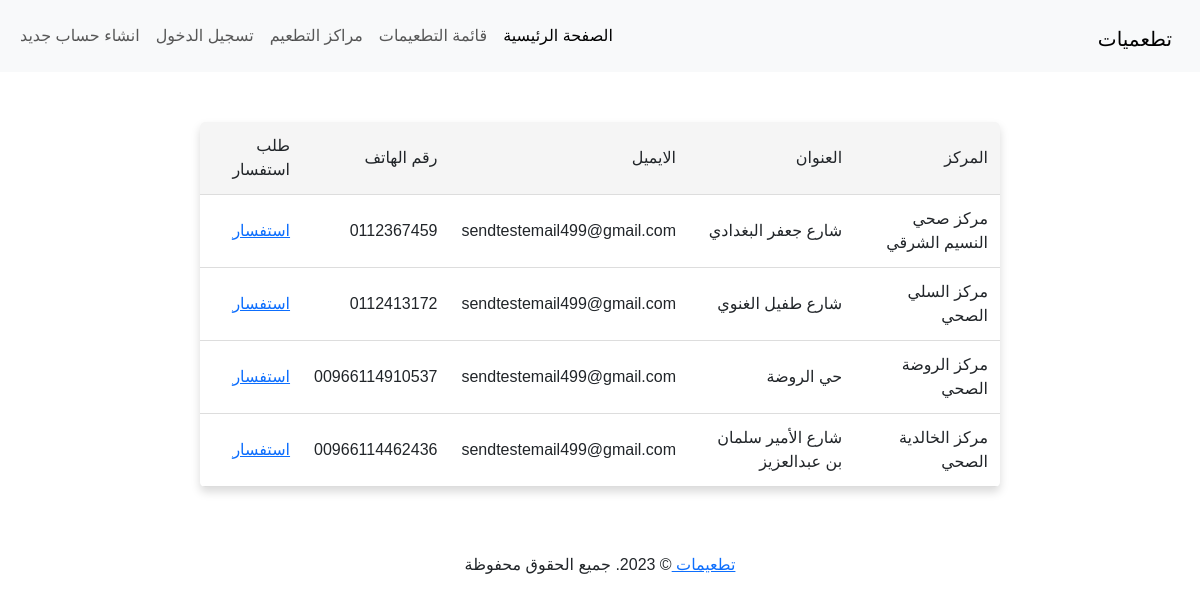
/health-centers/, run on the app's committed database.
### vaccines/models.py (models this page shows, shortened)
class HealthCenter(models.Model):
    name = models.CharField(max_length=100)
    address = models.CharField(max_length=200)
    email = models.EmailField()
    phone = models.CharField(null=True, blank=True, max_length=23)

### vaccines/views.py (the view)
# urls.py: path('health-centers/', views.health_centers_list, name='health-centers'),
def health_centers_list(request):
    centers = HealthCenter.objects.all()
    context = {'centers': centers}
    return render(request, 'vaccines/health_centers_list.html', context)

### vaccines/templates/vaccines/health_centers_list.html
{% extends 'base.html' %}
{% block content %}
    <div class="container">
        <div class="table-container">
            <table>
                <thead>
                <tr>
                    <th class="text-right">المركز</th>
                    <th class="text-right">العنوان</th>
                    <th class="text-right">الايميل</th>
                    <th class="text-right">رقم الهاتف</th>
                    <th class="text-right">طلب استفسار</th>
                </tr>
                </thead>
                <tbody>
                {% for health_center in centers %}
                    <tr>
                        <td>{{ health_center.name }}</td>
                        <td>{{ health_center.address }}</td>
                        <td>{{ health_center.email }}</td>
                        <td>{{ health_center.phone }}</td>
                        <td><a href="{% url 'vaccines:send_email' health_center.id %}">استفسار</a></td>
                    </tr>
                {% endfor %}
                </tbody>
            </table>
        </div>
    </div>
{% endblock %}

### templates/base.html (shortened to what this page needs)
<!DOCTYPE html>
{% load static %}
<html lang="ar" dir='rtl'>
<head>
    <link href="https://cdn.jsdelivr.net/npm/bootstrap@5.3.0-alpha1/dist/css/bootstrap.min.css" rel="stylesheet"
>
    <link rel="stylesheet" href="{% static 'css/style.css' %}">
</head>
<body>
<header>
    <nav class="navbar navbar-expand-lg bg-body-tertiary">
        <div class="container-fluid">
            <h1>
                <a class="navbar-brand" href="{% url 'vaccines:vaccine_list' %}">تطعميات</a>
            </h1>
            <div class="collapse navbar-collapse" id="navbarSupportedContent">
                <ul class="navbar-nav me-auto mb-2 mb-lg-0">
                    <li class="nav-item">
                        <a class="nav-link active" aria-current="page" href="{% url 'vaccines:vaccine_list' %}">الصفحة
                            الرئيسية</a>
                    </li>
                    <li class="nav-item">
                        <a class="nav-link" href="{% url 'vaccines:vaccine_list' %}">قائمة التطعيمات</a>
                    </li>
                    <li class="nav-item">
                        <a class="nav-link" href="{% url 'vaccines:health-centers' %}">مراكز التطعيم</a>
                    </li>
                    {% if user.is_authenticated %}
                        <li class="nav-item">
                            <a class="nav-link" href="{% url 'vaccines:logout' %}">تسجيل الخروج</a>
                        </li>
                    {% else %}
                        <li class="nav-item">
                            <a class="nav-link" href="{% url 'vaccines:login' %}">تسجيل الدخول</a>
                        </li>
                        <li class="nav-item">
                            <a class="nav-link" href="{% url 'vaccines:register' %}">انشاء حساب جديد</a>
                        </li>
                    {% endif %}
                </ul>
            </div>
        </div>
    </nav>
</header>
{% block content %}
{% endblock %}
<footer>
    <footer id="footer" class="m-0 bg-color-quaternary">
        <div class="footer-copyright pt-3 pb-3 container bg-color-quaternary">
            <div class="row">
                <div class="col-lg-12 text-center m-0 pb-4">
                    <p class="text-color-default"><a href="{% url 'vaccines:vaccine_list' %}"> تطعيمات </a>© 2023.
                        جميع الحقوق محفوظة</p>
                </div>
            </div>
        </div>
    </footer>
</body>
</html>

### static/css/style.css (style rules this page uses)
* { padding: 0; margin: 0; box-sizing: border-box; }
html, body { height: 100%; }
body { font-family: 'Roboto', sans-serif; background-color: #FFF; }
::placeholder { font-size:14px; letter-spacing:0.5px; }
* { margin: 0; padding: 0; box-sizing: border-box; font-family: 'Poppins',sans-serif; }
.container { margin-top: 50px; }
.table-container { max-width: 800px; margin: 0 auto; background-color: #fff; border-radius: 5px; box-shadow: 0 5px 10px rgba(0, 0, 0, 0.15); overflow: hidden; }
.table-container table { width: 100%; border-collapse: collapse; border-spacing: 0; }
.table-container th, .table-container td { text-align: right; padding: 12px; font-size: 16px; font-weight: 400; border-bottom: 1px solid #ddd; }
.table-container th { background-color: #f5f5f5; font-weight: 500; }

### data on the page
HealthCenter: name "مركز صحي النسيم الشرقي", address "شارع جعفر البغدادي", email "sendtestemail499@gmail.com", phone "0112367459"
HealthCenter: name "مركز السلي الصحي", address "شارع طفيل الغنوي", email "sendtestemail499@gmail.com", phone "0112413172"
HealthCenter: name "مركز الروضة الصحي", address "حي الروضة", email "sendtestemail499@gmail.com", phone "00966114910537"
HealthCenter: name "مركز الخالدية الصحي", address "شارع الأمير سلمان بن عبدالعزيز", email "sendtestemail499@gmail.com", phone "00966114462436"
